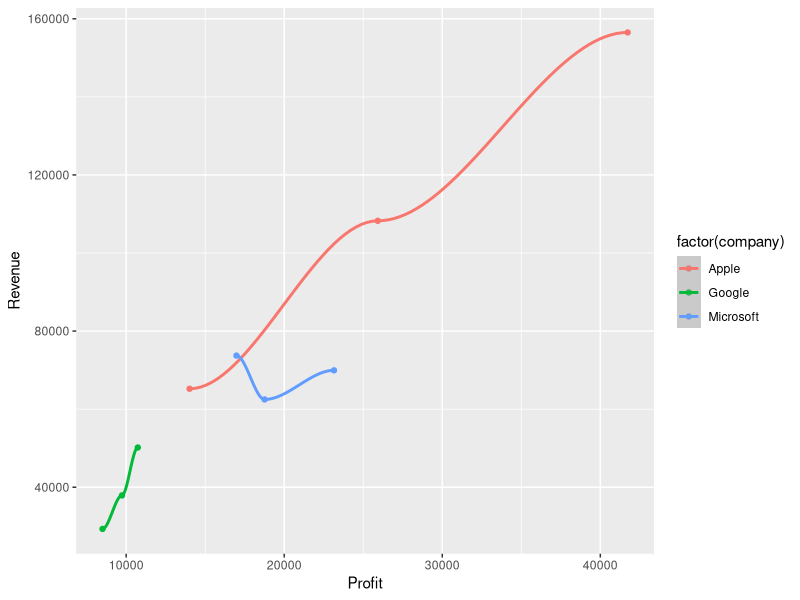

Generate this figure with R:
library(tidyr)
library(ggplot2)

#Task2 Exercise 1
fy<- c(2010,2011,2012,2010,2011,2012,2010,2011,2012)
company<- c("Apple","Apple","Apple","Google","Google","Google","Microsoft","Microsoft","Microsoft")
revenue<- c(65225,108249,156508,29321,37905,50175,62484,69943,73723)
profit<- c(14013,25922,41733,8505,9737,10737,18760,23150,16978)
companiesData<- data.frame(fy,company,revenue,profit)
#head(companiesData)
#names(companiesData)
#rownames(companiesData)
#colnames(companiesData)
#nrow(companiesData)
#rownames(companiesData) = c("ID1","ID2","ID3","ID4","ID5","ID6","ID7","ID8","ID9")
#head(companiesData)
companiesData
# extract the rows and columns
df <- companiesData[c("3","5"),c("fy","profit")] 
df

# initializing the data frame
#fy <- numeric()
#company <- character()
#revenue <- numeric()
#profit <- numeric()
#df <- data.frame(fy, company,revenue, profit)
#df
#Task2 Exercise 2
margin<-c(profit/revenue*100)
#margin
companiesData1 <- data.frame(companiesData,margin)
companiesData1 <- cbind(companiesData,margin)
companiesData1


#Task2 Exercise 3
#margin<- round(companiesData$margin)
#method 1
marginRounded<- round(margin,1)
#marginRounded
marginRoundedCompaniesData <- data.frame(fy,company,revenue,profit,margin = marginRounded)
marginRoundedCompaniesData
#method 2
companiesData3 <- cbind(companiesData, margin=marginRounded)
companiesData3


#Task2 Exercise 4 cal bestmargin and add it into data frame 
library(plyr)
library(reshape2)
bestMarginCompaniesData <- ddply(marginRoundedCompaniesData,"company", summarize, bestMargin= max(margin))
bestMarginCompaniesData
newBestMarginCompaniesData <- ddply(marginRoundedCompaniesData,"company", transform, bestMargin= max(margin))
newBestMarginCompaniesData


#Task2 Exercise 5 the year that each company made the max profit
MaximumProfitCompaniesData <- ddply(marginRoundedCompaniesData,"company", function(x) x[x$margin == max(x$margin),])
MaximumProfitCompaniesData


#Task2 Exercise 6 order with ascending
#method 1 
ascendingMarginData <- marginRoundedCompaniesData
ascendingMarginData[order(marginRoundedCompaniesData$margin,decreasing = FALSE),]
#method 2
ascendingMarginData[order(ascendingMarginData$margin),]


#Task2 Exercise 7 order with descending
#method 1 
descendingMarginData <- marginRoundedCompaniesData
descendingMarginData[order(marginRoundedCompaniesData$margin,decreasing = TRUE),]
#method 2
descendingMarginData[order(-marginRoundedCompaniesData$margin),]


#Task2 Exercise 8 reshape
long_reshape <-reshape(marginRoundedCompaniesData,
                       varying = c("revenue","profit","margin"),
                       v.names = "value",
                       timevar = "variable",
                       times = c("revenue","profit","margin"),
                       direction = "long",
                       new.row.names = 1:1000)
long_reshape


#Task2 Exercise 9 ggplot2 (revenue vs profit according to companiy types)
ggplot(companiesData,aes(x=profit,y=revenue,color=factor(company))) + geom_point() + 
  xlab("Profit") + ylab("Revenue") + stat_smooth(method = "loess")
#Task2 Exercise 10 
rows_to_keep <- c(FALSE,FALSE,TRUE,FALSE,TRUE,FALSE,TRUE,TRUE,TRUE)
limitedCompaniesData <- companiesData[rows_to_keep,]
limitedCompaniesData
